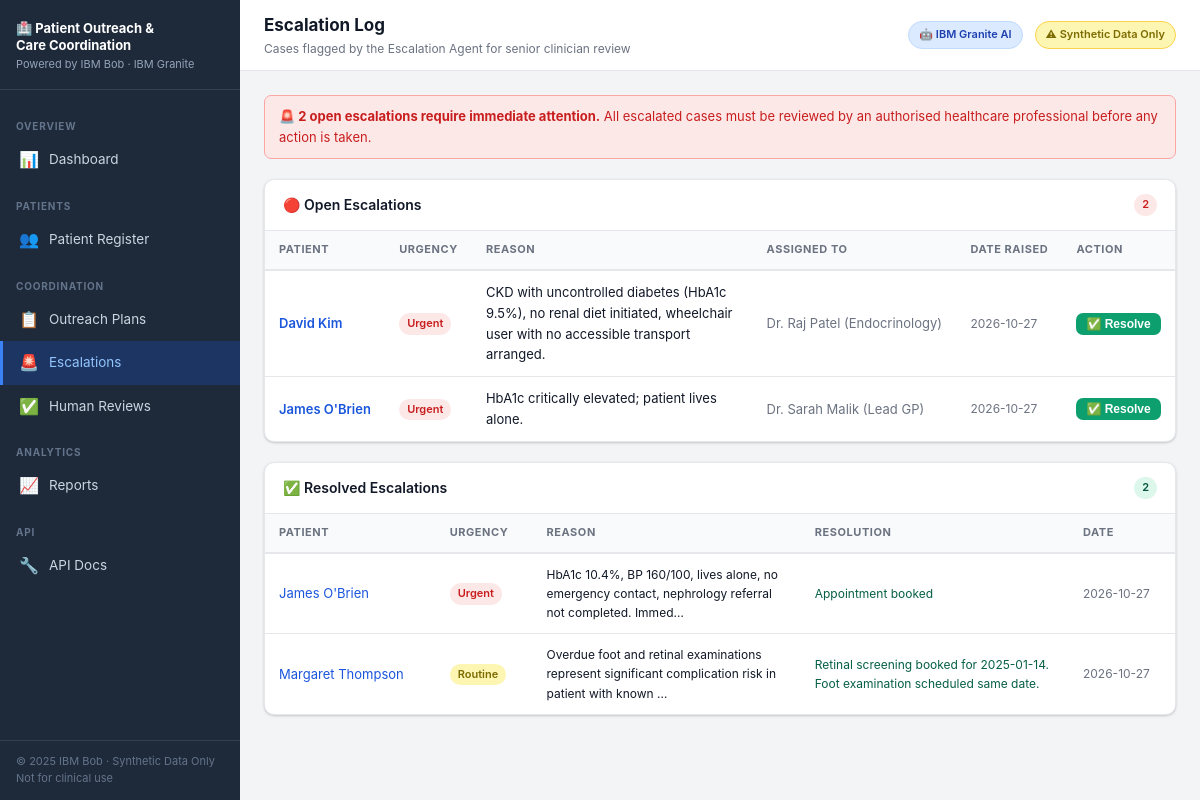
/escalations, run on the app's committed database.
### database.py (models this page shows)
class Escalation(Base):
    __tablename__ = "escalations"
    id           = Column(Integer, primary_key=True, index=True)
    patient_id   = Column(Integer, ForeignKey("patients.id"))
    reason       = Column(Text)
    urgency      = Column(String(20))  # Routine / Urgent / Emergency
    assigned_to  = Column(String(100))
    resolved     = Column(Boolean, default=False)
    resolution   = Column(Text)
    created_at   = Column(DateTime, default=datetime.utcnow)
    patient = relationship("Patient", back_populates="escalations")

class Patient(Base):
    __tablename__ = "patients"
    id                 = Column(Integer, primary_key=True, index=True)
    name               = Column(String(100), nullable=False)
    age                = Column(Integer)
    gender             = Column(String(20))
    condition          = Column(String(100))          # primary chronic condition
    hba1c              = Column(Float)                # diabetes marker
    blood_pressure     = Column(String(20))
    last_visit         = Column(String(20))           # date string YYYY-MM-DD
    phone              = Column(String(30))
    email              = Column(String(100))
    address            = Column(String(200))
    insurance          = Column(String(50))
    language           = Column(String(50), default="English")
    ai_risk_score      = Column(Float)                # 0–100
    ai_risk_level      = Column(String(20))
    reviewed_risk_level= Column(String(20))           # after human review
    missing_data_flags = Column(Text)                 # JSON list
    created_at         = Column(DateTime, default=datetime.utcnow)
    outreach_plans  = relationship("OutreachPlan",  back_populates="patient", cascade="all, delete")
    care_barriers   = relationship("CareBarrier",   back_populates="patient", cascade="all, delete")
    escalations     = relationship("Escalation",    back_populates="patient", cascade="all, delete")
    review_records  = relationship("ReviewRecord",  back_populates="patient", cascade="all, delete")

### main.py (the view)
@app.get("/escalations", response_class=HTMLResponse)
async def escalations_page(request: Request, db: Session = Depends(get_db)):
    open_esc   = db.query(Escalation).filter(Escalation.resolved == False).all()
    closed_esc = db.query(Escalation).filter(Escalation.resolved == True).all()
    return templates.TemplateResponse(request, "escalations.html", {
        "open_escalations": open_esc,
        "closed_escalations": closed_esc,
    })

### templates/escalations.html (shortened to what this page needs)
{% extends "base.html" %}
{% block page_title %}Escalation Log{% endblock %}
{% block page_sub %}Cases flagged by the Escalation Agent for senior clinician review{% endblock %}
{% block content %}
{% if open_escalations %}
<div class="alert alert-danger mb-3">
  <strong>🚨 {{ open_escalations|length }} open escalation{{ 's' if open_escalations|length > 1 else '' }} require immediate attention.</strong>
  All escalated cases must be reviewed by an authorised healthcare professional before any action is taken.
</div>
{% endif %}
<div class="card mb-3">
  <div class="card-header">
    🔴 Open Escalations
    <span class="badge" style="background:#fde8e8;color:#c81e1e;">{{ open_escalations|length }}</span>
  </div>
  <div class="card-body" style="padding:0;">
    {% if open_escalations %}
    <table>
      <thead>
        <tr>
          <th>Patient</th>
          <th>Urgency</th>
          <th>Reason</th>
          <th>Assigned To</th>
          <th>Date Raised</th>
          <th>Action</th>
        </tr>
      </thead>
      <tbody>
        {% for esc in open_escalations %}
        <tr>
          <td><a href="/patients/{{ esc.patient_id }}" style="font-weight:600;">{{ esc.patient.name }}</a></td>
          <td><span class="badge badge-{{ 'urgent' if esc.urgency == 'Urgent' else 'medium' }}">{{ esc.urgency }}</span></td>
          <td style="max-width:280px;">{{ esc.reason }}</td>
          <td class="text-muted">{{ esc.assigned_to }}</td>
          <td class="text-muted text-sm">{{ esc.created_at.strftime('%Y-%m-%d') if esc.created_at else '—' }}</td>
          <td>
            <button class="btn btn-success btn-sm" onclick="openResolve({{ esc.id }})">✅ Resolve</button>
          </td>
        </tr>
        {% endfor %}
      </tbody>
    </table>
    {% else %}
    <div class="card-body text-muted">No open escalations. All cases are under control.</div>
    {% endif %}
  </div>
</div>
<div class="card">
  <div class="card-header">
    ✅ Resolved Escalations
    <span class="badge badge-low">{{ closed_escalations|length }}</span>
  </div>
  <div class="card-body" style="padding:0;">
    {% if closed_escalations %}
    <table>
      <thead>
        <tr>
          <th>Patient</th>
          <th>Urgency</th>
          <th>Reason</th>
          <th>Resolution</th>
          <th>Date</th>
        </tr>
      </thead>
      <tbody>
        {% for esc in closed_escalations %}
        <tr>
          <td><a href="/patients/{{ esc.patient_id }}">{{ esc.patient.name }}</a></td>
          <td><span class="badge badge-{{ 'urgent' if esc.urgency == 'Urgent' else 'medium' }}">{{ esc.urgency }}</span></td>
          <td style="max-width:240px;font-size:12px;">{{ esc.reason[:100] }}…</td>
          <td style="max-width:240px;font-size:12px;color:#065f46;">{{ esc.resolution or '—' }}</td>
          <td class="text-muted text-sm">{{ esc.created_at.strftime('%Y-%m-%d') if esc.created_at else '—' }}</td>
        </tr>
        {% endfor %}
      </tbody>
    </table>
    {% else %}
    <div class="card-body text-muted text-sm">No resolved escalations yet.</div>
    {% endif %}
  </div>
</div>
{% endblock %}

### static/css/style.css (style rules this page uses)
:root { --primary: #1a56db; --primary-d: #1341ad; --urgent: #e02424; --high: #ff5a1f; --medium: #e3a008; --low: #0e9f6e; --info: #3f83f8; --bg: #f3f4f6; --surface: #ffffff; --border: #e5e7eb; --text: #111827; --muted: #6b7280; --sidebar-w: 240px; --radius: 10px; --shadow: 0 1px 3px rgba(0,0,0,.12), 0 1px 2px rgba(0,0,0,.08); }
*, *::before, *::after { box-sizing: border-box; margin: 0; padding: 0; }
body { font-family: -apple-system, "Segoe UI", system-ui, sans-serif; font-size: 14px; line-height: 1.6; color: var(--text); background: var(--bg); display: flex; min-height: 100vh; }
a { color: var(--primary); text-decoration: none; }
.card { background: var(--surface); border: 1px solid var(--border); border-radius: var(--radius); box-shadow: var(--shadow); }
.card-header { padding: 14px 18px; border-bottom: 1px solid var(--border); display: flex; align-items: center; justify-content: space-between; font-weight: 600; font-size: 14px; }
.card-body { padding: 18px; }
.badge { display: inline-block; font-size: 11px; font-weight: 600; padding: 2px 8px; border-radius: 99px; white-space: nowrap; }
.badge-urgent { background: #fde8e8; color: #c81e1e; }
.badge-medium { background: #fdf6b2; color: #7c6b00; }
.badge-low { background: #def7ec; color: #03543f; }
table { width: 100%; border-collapse: collapse; }
th { text-align: left; font-size: 11px; font-weight: 700; text-transform: uppercase; letter-spacing: .05em; color: var(--muted); padding: 10px 14px; border-bottom: 2px solid var(--border); background: #f9fafb; }
td { padding: 11px 14px; border-bottom: 1px solid var(--border); font-size: 13px; vertical-align: middle; }
tr:last-child td { border-bottom: none; }
.btn { display: inline-flex; align-items: center; gap: 6px; padding: 7px 14px; border-radius: 7px; font-size: 13px; font-weight: 600; cursor: pointer; border: none; transition: background .15s, transform .1s; }
.btn-success { background: var(--low); color: #fff; }
.btn-sm { padding: 4px 10px; font-size: 12px; }
.alert { padding: 10px 14px; border-radius: 7px; font-size: 13px; margin-bottom: 14px; border: 1px solid transparent; }
.alert-danger { background: #fde8e8; color: #c81e1e; border-color: #fca5a5; }
.mb-3 { margin-bottom: 20px; }
.text-muted { color: var(--muted); }
.text-sm { font-size: 12px; }

### data on the page
Escalation: patient.name "David Kim", urgency "Urgent", reason "CKD with uncontrolled diabetes (HbA1c 9.5%), no renal diet initiated, wheelchair user with no accessible transport arranged.", assigned_to "Dr. Raj Patel (Endocrinology)", created_at "2026-10-27"
Escalation: patient.name "James O'Brien", urgency "Urgent", reason "HbA1c critically elevated; patient lives alone.", assigned_to "Dr. Sarah Malik (Lead GP)", created_at "2026-10-27"
Escalation: patient.name "James O'Brien", urgency "Urgent", reason "HbA1c 10.4%, BP 160/100, lives alone, no emergency contact, nephrology referral not completed. Immed", resolution "Appointment booked", created_at "2026-10-27"
Escalation: patient.name "Margaret Thompson", urgency "Routine", reason "Overdue foot and retinal examinations represent significant complication risk in patient with known", resolution "Retinal screening booked for 2025-01-14. Foot examination scheduled same date.", created_at "2026-10-27"

### other printed values
{{ open_escalations|length }} "2"
{{ 's' if open_escalations|length > 1 else '' }} "s"
{{ closed_escalations|length }} "2"
